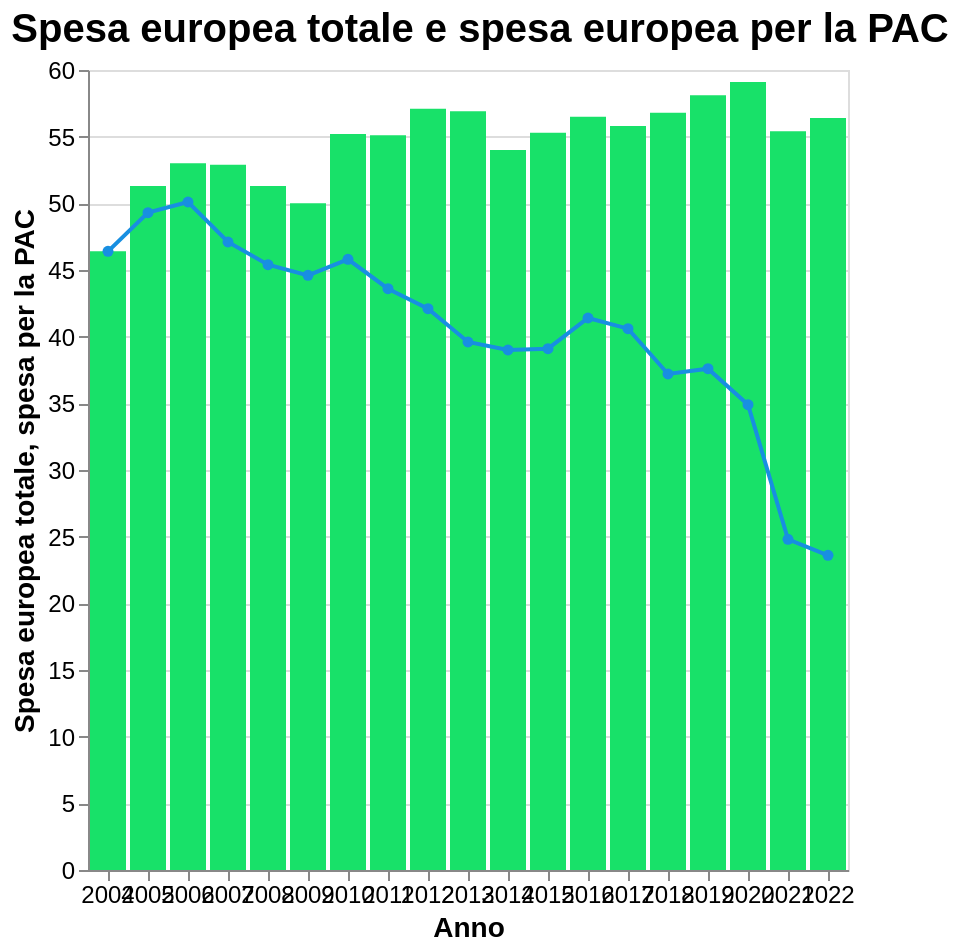

Vega-Lite specification for this chart:
### Vega-Lite specification from a JSON file in a GitHub repository (floating-point values rounded to 4 significant figures)
{"$schema": "https://vega.github.io/schema/vega-lite/v5.17.0.json", "config": {"axis": {"labelFontSize": 12, "titleFontSize": 14}, "background": "transparent", "title": {"anchor": "start", "color": "black", "fontSize": 20}}, "data": {"name": "data-7c81e91e00ea1eaa894e768f33bdd625"}, "datasets": {"data-7c81e91e00ea1eaa894e768f33bdd625": [{"CAP at % expenditure": 46.4, "Category": 2004, "EU expenditure": 46.4}, {"CAP at % expenditure": 49.3, "Category": 2005, "EU expenditure": 51.3}, {"CAP at % expenditure": 50.1, "Category": 2006, "EU expenditure": 53.0}, {"CAP at % expenditure": 47.1, "Category": 2007, "EU expenditure": 52.9}, {"CAP at % expenditure": 45.4, "Category": 2008, "EU expenditure": 51.3}, {"CAP at % expenditure": 44.6, "Category": 2009, "EU expenditure": 50.0}, {"CAP at % expenditure": 45.8, "Category": 2010, "EU expenditure": 55.2}, {"CAP at % expenditure": 43.6, "Category": 2011, "EU expenditure": 55.1}, {"CAP at % expenditure": 42.1, "Category": 2012, "EU expenditure": 57.1}, {"CAP at % expenditure": 39.6, "Category": 2013, "EU expenditure": 56.9}, {"CAP at % expenditure": 39.0, "Category": 2014, "EU expenditure": 54.0}, {"CAP at % expenditure": 39.1, "Category": 2015, "EU expenditure": 55.3}, {"CAP at % expenditure": 41.4, "Category": 2016, "EU expenditure": 56.5}, {"CAP at % expenditure": 40.6, "Category": 2017, "EU expenditure": 55.8}, {"CAP at % expenditure": 37.2, "Category": 2018, "EU expenditure": 56.8}, {"CAP at % expenditure": 37.6, "Category": 2019, "EU expenditure": 58.1}, {"CAP at % expenditure": 34.9, "Category": 2020, "EU expenditure": 59.1}, {"CAP at % expenditure": 24.8, "Category": 2021, "EU expenditure": 55.4}, {"CAP at % expenditure": 23.6, "Category": 2022, "EU expenditure": 56.4}]}, "height": 400, "layer": [{"encoding": {"tooltip": [{"field": "EU expenditure", "title": "Year", "type": "quantitative"}], "x": {"axis": {"labelAngle": 0}, "field": "Category", "title": "Anno", "type": "ordinal"}, "y": {"field": "EU expenditure", "title": "Spesa europea totale", "type": "quantitative"}}, "mark": {"color": "#18E169", "type": "bar"}}, {"encoding": {"tooltip": [{"field": "CAP at % expenditure", "title": "Spesa europea per la PAC", "type": "quantitative"}], "x": {"field": "Category", "type": "nominal"}, "y": {"field": "CAP at % expenditure", "title": "spesa per la PAC", "type": "quantitative"}}, "mark": {"color": "#188FE1", "point": {"color": "#188FE1"}, "type": "line"}}], "title": "Spesa europea totale e spesa europea per la PAC", "width": "container"}
